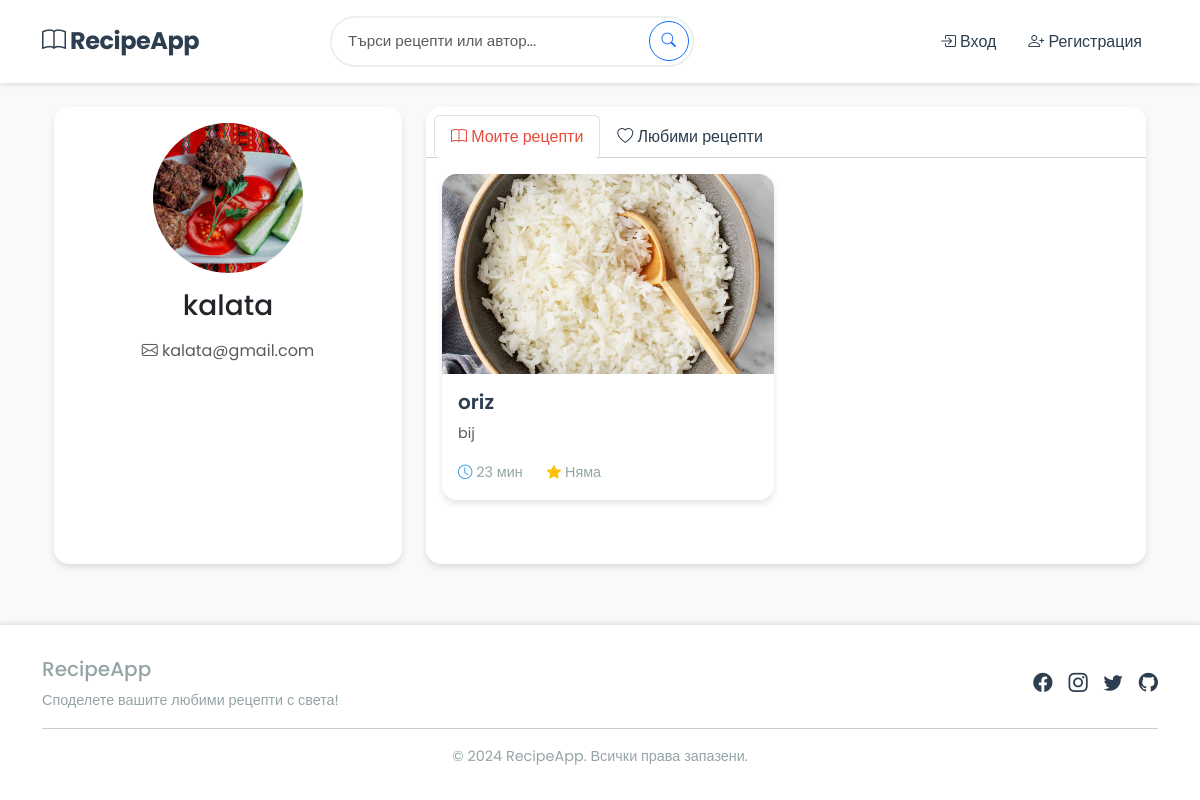
/profile/kalata, run on an earlier commit of the app's database.
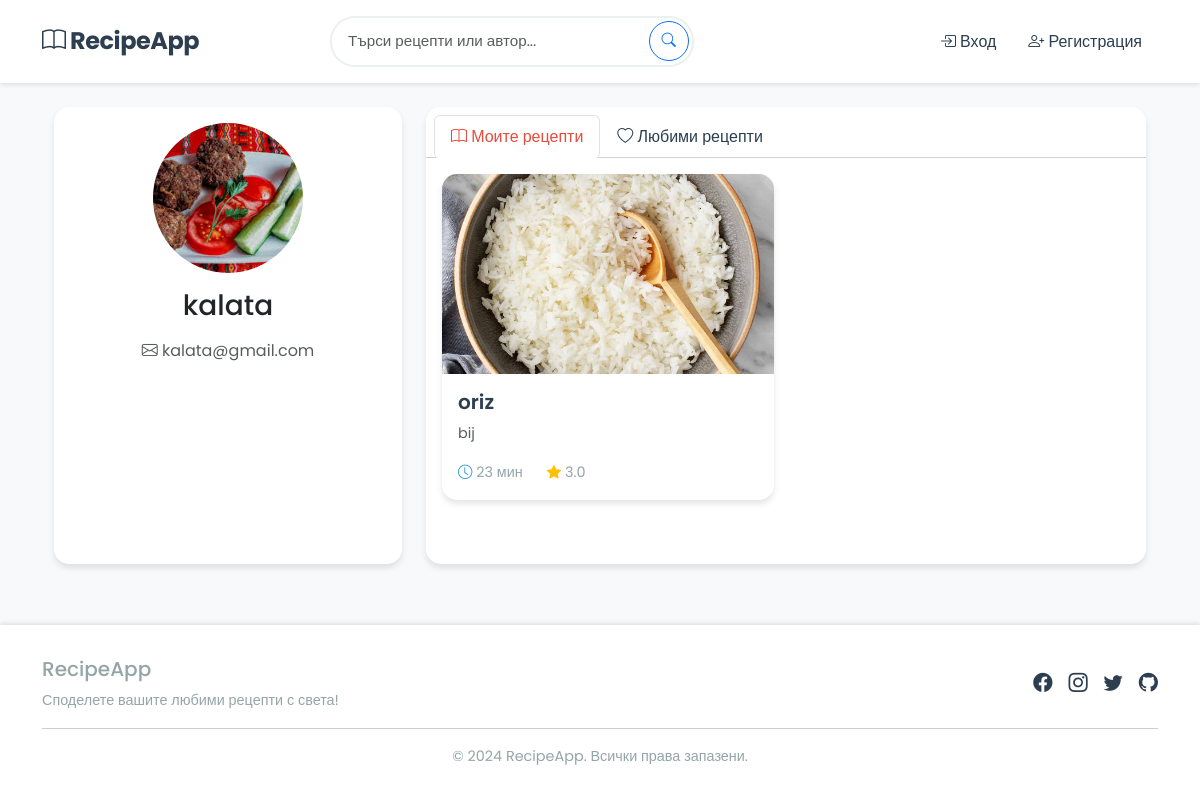
And on a later commit of the database.
### app.py (models this page shows, shortened)
class User(db.Model):
    id = db.Column(db.Integer, primary_key=True)
    username = db.Column(db.String(80), unique=True, nullable=False)
    email = db.Column(db.String(120), unique=True, nullable=False)
    password_hash = db.Column(db.String(128))
    profile_picture = db.Column(db.String(200))
    is_admin = db.Column(db.Boolean, default=False)
    recipes = db.relationship('Recipe', backref='author', lazy=True)
    comments = db.relationship('Comment', backref='author', lazy=True)
    favorites = db.relationship('Favorite', backref='user', lazy=True)

class Recipe(db.Model):
    id = db.Column(db.Integer, primary_key=True)
    title = db.Column(db.String(100), nullable=False)
    description = db.Column(db.Text, nullable=False)
    ingredients = db.Column(db.Text, nullable=False)
    instructions = db.Column(db.Text, nullable=False)
    image = db.Column(db.String(200))
    cooking_time = db.Column(db.Integer)  # in minutes
    created_at = db.Column(db.DateTime, default=datetime.utcnow)
    user_id = db.Column(db.Integer, db.ForeignKey('user.id'), nullable=False)
    comments = db.relationship('Comment', backref='recipe', lazy=True)
    favorites = db.relationship('Favorite', backref='recipe', lazy=True)
    @property
    def average_rating(self):
        if not self.comments:
            return None
        return sum(comment.rating for comment in self.comments) / len(self.comments)

class Comment(db.Model):
    id = db.Column(db.Integer, primary_key=True)
    content = db.Column(db.Text, nullable=False)
    rating = db.Column(db.Integer, nullable=False)
    created_at = db.Column(db.DateTime, default=datetime.utcnow)
    user_id = db.Column(db.Integer, db.ForeignKey('user.id'), nullable=False)
    recipe_id = db.Column(db.Integer, db.ForeignKey('recipe.id'), nullable=False)

### app.py (the view)
@app.route('/profile/<username>')
def profile(username):
    user = User.query.filter_by(username=username).first_or_404()
    recipes = user.recipes
    favorites = Recipe.query.join(Favorite).filter(Favorite.user_id == user.id).all()
    return render_template('profile.html', user=user, recipes=recipes, favorites=favorites)

### templates/profile.html (shortened to what this page needs)
{% extends "base.html" %}
{% block content %}
<div class="container">
    <div class="row">
        <div class="col-lg-4">
            <div class="card mb-4">
                <div class="card-body text-center">
                    {% if user.profile_picture %}
                    <img src="{{ url_for('static', filename='profile_pics/' ~ user.profile_picture) }}"
                         alt="Profile Picture" class="rounded-circle mb-3" style="width: 150px; height: 150px; object-fit: cover;">
                    {% else %}
                    <div class="rounded-circle bg-light mb-3 mx-auto" style="width: 150px; height: 150px; display: flex; align-items: center; justify-content: center;">
                        <i class="bi bi-person-circle" style="font-size: 100px;"></i>
                    </div>
                    {% endif %}
                    <h1 class="h3 mb-3">{{ user.username }}</h1>
                    <p class="text-muted mb-3">
                        <i class="bi bi-envelope"></i> {{ user.email }}
                    </p>
                </div>
            </div>
        </div>
        <div class="col-lg-8">
            <div class="card mb-4">
                <div class="card-header bg-white">
                    <ul class="nav nav-tabs card-header-tabs" role="tablist">
                        <li class="nav-item" role="presentation">
                            <button class="nav-link active" data-bs-toggle="tab" data-bs-target="#recipes" type="button" role="tab">
                                <i class="bi bi-book"></i> Моите рецепти
                            </button>
                        </li>
                        <li class="nav-item" role="presentation">
                            <button class="nav-link" data-bs-toggle="tab" data-bs-target="#favorites" type="button" role="tab">
                                <i class="bi bi-heart"></i> Любими рецепти
                            </button>
                        </li>
                    </ul>
                </div>
                <div class="card-body">
                    <div class="tab-content">
                        <div class="tab-pane fade show active" id="recipes" role="tabpanel">
                            {% if recipes %}
                            <div class="row">
                                {% for recipe in recipes %}
                                <div class="col-md-6 mb-4">
                                    <div class="card h-100">
                                        {% if recipe.image %}
                                        <img src="{{ url_for('static', filename='recipe_images/' ~ recipe.image) }}"
                                             class="card-img-top" alt="{{ recipe.title }}" style="height: 200px; object-fit: cover;">
                                        {% endif %}
                                        <div class="card-body">
                                            <h5 class="card-title">
                                                <a href="{{ url_for('recipe_detail', recipe_id=recipe.id) }}" class="text-decoration-none">
                                                    {{ recipe.title }}
                                                </a>
                                            </h5>
                                            <p class="card-text text-muted">{{ recipe.description[:100] }}{% if recipe.description|length > 100 %}...{% endif %}</p>
                                            <div class="d-flex justify-content-between align-items-center">
                                                <div class="recipe-meta">
                                                    <span class="me-2">
                                                        <i class="bi bi-clock"></i> {{ recipe.cooking_time }} мин
                                                    </span>
                                                    <span>
                                                        <i class="bi bi-star-fill text-warning"></i>
                                                        {{ "%.1f"|format(recipe.average_rating) if recipe.average_rating is not none else 'Няма' }}
                                                    </span>
                                                </div>
                                            </div>
                                        </div>
                                    </div>
                                </div>
                                {% endfor %}
                            </div>
                            {% else %}
                            <div class="alert alert-info">
                                <i class="bi bi-info-circle"></i> Няма добавени рецепти.
                            </div>
                            {% endif %}
                        </div>
                    </div>
                </div>
            </div>
        </div>
    </div>
</div>
{% endblock %}

### templates/base.html (shortened to what this page needs)
<!DOCTYPE html>
<html lang="bg">
<head>
    <link rel="stylesheet" href="https://cdn.jsdelivr.net/npm/bootstrap@5.3.0/dist/css/bootstrap.min.css">
    <link rel="stylesheet" href="https://cdn.jsdelivr.net/npm/bootstrap-icons@1.7.2/font/bootstrap-icons.css">
    <link rel="stylesheet" href="{{ url_for('static', filename='css/style.css') }}">
</head>
<body>
    <nav class="navbar navbar-expand-lg navbar-light">
        <div class="container">
            <a class="navbar-brand" href="{{ url_for('index') }}">
                <i class="bi bi-book"></i> RecipeApp
            </a>
            <div class="collapse navbar-collapse" id="navbarNav">
                <form class="d-flex me-auto search-container" method="get" action="{{ url_for('index') }}">
                    <input class="form-control" type="search" name="q" placeholder="Търси рецепти или автор..." value="{{ search_query or '' }}">
                    <button class="btn btn-outline-primary" type="submit">
                        <i class="bi bi-search"></i>
                    </button>
                </form>
                <ul class="navbar-nav ms-auto">
                    {% if current_user.is_authenticated %}
                        {% if current_user.is_admin %}
                            <li class="nav-item">
                                <a class="nav-link" href="{{ url_for('admin_panel') }}">
                                    <i class="bi bi-gear"></i> Админ
                                </a>
                            </li>
                        {% endif %}
                        <li class="nav-item">
                            <a class="nav-link" href="{{ url_for('add_recipe') }}">
                                <i class="bi bi-plus-circle"></i> Нова рецепта
                            </a>
                        </li>
                        <li class="nav-item dropdown">
                            <a class="nav-link dropdown-toggle d-flex align-items-center" href="#" role="button" data-bs-toggle="dropdown">
                                {% if current_user.profile_picture %}
                                    <img src="{{ url_for('static', filename='profile_pics/' ~ current_user.profile_picture) }}"
                                         alt="Profile" class="rounded-circle me-2" width="32" height="32">
                                {% else %}
                                    <i class="bi bi-person-circle me-2"></i>
                                {% endif %}
                                {{ current_user.username }}
                            </a>
                            <ul class="dropdown-menu dropdown-menu-end">
                                <li>
                                    <a class="dropdown-item" href="{{ url_for('profile', username=current_user.username) }}">
                                        <i class="bi bi-person"></i> Профил
                                    </a>
                                </li>
                                <li>
                                    <a class="dropdown-item" href="{{ url_for('edit_profile') }}">
                                        <i class="bi bi-pencil"></i> Редактирай профил
                                    </a>
                                </li>
                                <li><hr class="dropdown-divider"></li>
                                <li>
                                    <a class="dropdown-item text-danger" href="{{ url_for('delete_account') }}">
                                        <i class="bi bi-trash"></i> Изтрий акаунт
                                    </a>
                                </li>
                                <li><hr class="dropdown-divider"></li>
                                <li>
                                    <a class="dropdown-item" href="{{ url_for('logout') }}">
                                        <i class="bi bi-box-arrow-right"></i> Изход
                                    </a>
                                </li>
                            </ul>
                        </li>
                    {% else %}
                        <li class="nav-item">
                            <a class="nav-link" href="{{ url_for('login') }}">
                                <i class="bi bi-box-arrow-in-right"></i> Вход
                            </a>
                        </li>
                        <li class="nav-item">
                            <a class="nav-link" href="{{ url_for('signup') }}">
                                <i class="bi bi-person-plus"></i> Регистрация
                            </a>
                        </li>
                    {% endif %}
                </ul>
            </div>
        </div>
    </nav>
    <main class="container py-4">
        {% block content %}{% endblock %}
    </main>
    <footer class="footer">
        <div class="container">
            <div class="footer-content">
                <div class="footer-text">
                    <h5 class="mb-2">RecipeApp</h5>
                    <p class="mb-0">Споделете вашите любими рецепти с света!</p>
                </div>
                <div class="social-links">
                    <a href="#" target="_blank"><i class="bi bi-facebook"></i></a>
                    <a href="#" target="_blank"><i class="bi bi-instagram"></i></a>
                    <a href="#" target="_blank"><i class="bi bi-twitter"></i></a>
                    <a href="#" target="_blank"><i class="bi bi-github"></i></a>
                </div>
            </div>
            <hr class="my-3">
            <div class="text-center">
                <p class="footer-text mb-0">&copy; 2024 RecipeApp. Всички права запазени.</p>
            </div>
        </div>
    </footer>
</body>
</html>

### static/css/style.css (style rules this page uses)
:root { --primary-color: #2c3e50; --secondary-color: #e74c3c; --accent-color: #3498db; --background-color: #f8f9fa; --text-color: #2c3e50; --card-shadow: 0 4px 6px rgba(0, 0, 0, 0.1); --hover-shadow: 0 6px 12px rgba(0, 0, 0, 0.15); --success-color: #2ecc71; --warning-color: #f1c40f; --danger-color: #e74c3c; --gray-color: #95a5a6; --light-gray: #ecf0f1; }
body { font-family: 'Poppins', sans-serif; background-color: var(--background-color); color: var(--text-color); line-height: 1.6; min-height: 100vh; display: flex; flex-direction: column; }
.navbar { background-color: white !important; box-shadow: 0 2px 4px rgba(0, 0, 0, 0.1); padding: 1rem 0; position: sticky; top: 0; z-index: 1000; }
.navbar-brand { font-weight: 700; color: var(--primary-color) !important; font-size: 1.5rem; letter-spacing: -0.5px; }
.nav-link { color: var(--primary-color) !important; font-weight: 500; transition: all 0.3s ease; padding: 0.5rem 1rem !important; border-radius: 5px; }
.nav-link.active { color: var(--secondary-color) !important; background-color: var(--light-gray); }
.card { border: none; border-radius: 15px; box-shadow: var(--card-shadow); transition: all 0.3s ease; overflow: hidden; background-color: white; height: 100%; }
.card-img-top { height: 200px; object-fit: cover; transition: transform 0.3s ease; }
.card-title { color: var(--primary-color); font-weight: 600; margin-bottom: 0.5rem; }
.card-title a { color: inherit; text-decoration: none; transition: color 0.3s ease; }
.card-text { color: var(--gray-color); font-size: 0.9rem; }
.btn { border-radius: 8px; padding: 0.6rem 1.5rem; font-weight: 500; transition: all 0.3s ease; text-transform: uppercase; font-size: 0.9rem; letter-spacing: 0.5px; }
.form-control { border-radius: 8px; border: 2px solid var(--light-gray); padding: 0.75rem 1rem; transition: all 0.3s ease; font-size: 0.95rem; }
.recipe-meta { display: flex; align-items: center; gap: 1rem; color: var(--gray-color); font-size: 0.9rem; }
.recipe-meta i { color: var(--accent-color); }
.search-container { position: relative; max-width: 500px; margin: 0 auto; }
.search-container .form-control { padding-right: 50px; border-radius: 25px; background-color: white; }
.search-container .btn { position: absolute; right: 5px; top: 50%; transform: translateY(-50%); border-radius: 50%; width: 40px; height: 40px; padding: 0; display: flex; align-items: center; justify-content: center; }
.footer { background-color: white; padding: 2rem 0; margin-top: auto; box-shadow: 0 -2px 4px rgba(0, 0, 0, 0.1); }
.footer-content { display: flex; justify-content: space-between; align-items: center; }
.footer-text { color: var(--gray-color); font-size: 0.9rem; }
.social-links { display: flex; gap: 1rem; }
.social-links a { color: var(--primary-color); font-size: 1.2rem; transition: color 0.3s ease; }

What changed in the data, as far as the page shows it:
shown differently, row unchanged: Recipe "oriz": average_rating "Няма" → (not shown)
added Comment: rating "3.0"
